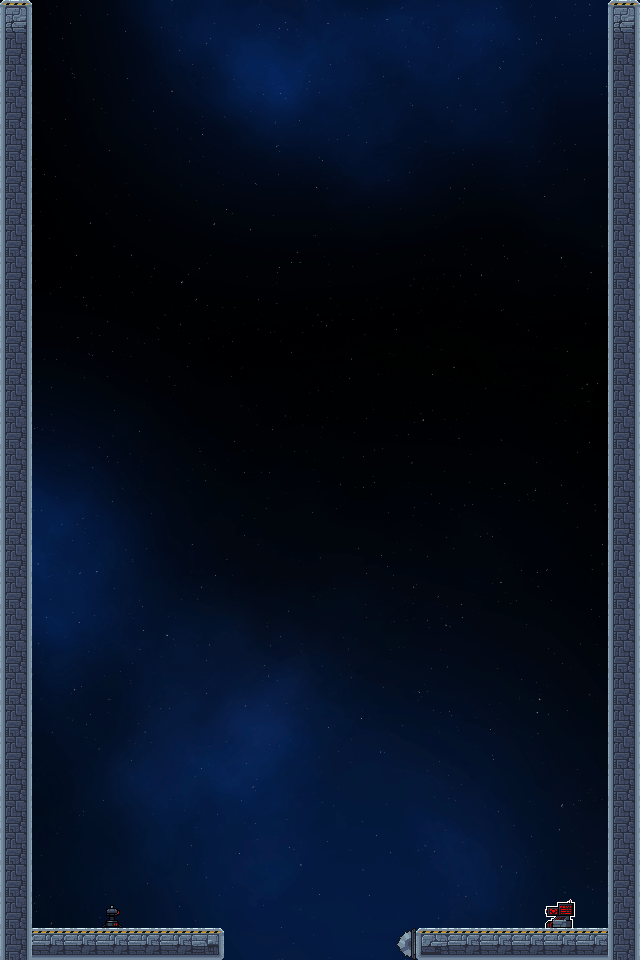

Below is a game level as drawn by its tile map, then a one-line description and the .tmx that defines it (tile-layer data replaced by summaries):
An orthogonal 20x30 tile map with 32x32 px tiles, 2 tile layers (Tile Layer 1, wall), 2 tilesets.

<map version="1.10" tiledversion="1.10.2" orientation="orthogonal" renderorder="right-down" width="20" height="30" tilewidth="32" tileheight="32" infinite="0" nextlayerid="3" nextobjectid="1">
 <tileset firstgid="1" source="NebulaBlue.tsx" />
 <tileset firstgid="16385" source="level_tileset.tsx" />
 <layer id="1" name="Tile Layer 1" width="20" height="30">
  <data>[600 cells, 600 non-empty, 600 distinct tile ids]</data>
 </layer>
 <layer id="2" name="wall" width="20" height="30">
  <data>[600 cells, 75 non-empty, 8 distinct tile ids]</data>
 </layer>
</map>
